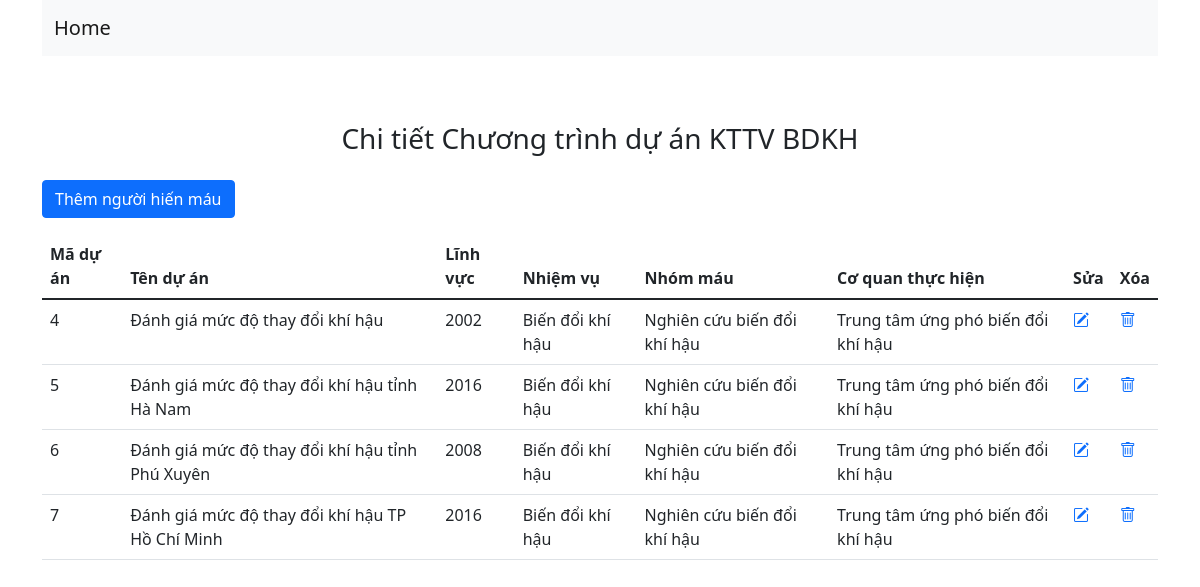
The page / on the database its author committed.
### tables this page shows
CREATE TABLE `duan` (
  `maduan` int(20) UNSIGNED NOT NULL,
  `tenduan` varchar(255) NOT NULL,
  `namthuchien` int(4) NOT NULL,
  `linhvuc` varchar(50) NOT NULL,
  `nhiemvu` varchar(50) NOT NULL,
  `coquanthuchien` varchar(50) NOT NULL
);

### src/controller/DuanController.php (called while the page is built, shortened)
<?php
require_once 'model/DuanModel.php';
class DuanController{
    function index(){
        $daModal = new DuanModal();
        $dan = $daModal->getAllDA();
        require_once 'view/Duan/index.php';
    }
}
?>

### src/index.php (called while the page is built, shortened)
<?php
    $action     = isset($_GET['action']) ? $_GET['action'] : 'index';
    $object = new $classController();
    $object->$action();
?>

### src/model/DuanModel.php (called while the page is built, shortened)
<?php
class DuanModal{
    public function getAllDA(){
        $conn = $this->connectDb();
        $sql = "SELECT * FROM duan";
        $result = mysqli_query($conn, $sql);
        $arr_da = [];
        if(mysqli_num_rows($result)>0){
            $arr_da = mysqli_fetch_all($result, MYSQLI_ASSOC);
        }
        return $arr_da;
    }
    public function connectDb() {
        $connection = mysqli_connect(DB_HOST, DB_USERNAME, DB_PASSWORD, DB_NAME);
        return $connection;
    }
}
?>

### src/view/Duan/index.php (the view, shortened to what this page needs)
<?php
require 'view/template/header.php';
?>
<main>
    <div class="container">
        <div class="row">
            <div class="">
            </div>
            <div class="col-md-12 d-flex justify-content-center mb-3">
                <h3>Chi tiết Chương trình dự án KTTV BDKH</h3>
            </div>
            <div class="col-md-12 mb-3">
                <a href="index.php?controller=duan&action=add"><button class="btn btn-primary">Thêm người hiến máu</button></a>
            </div>
            <div class="col-md-12">
                <table class="table">
                    <thead>
                        <tr>
                            <th scope="col">Mã dự án</th>
                            <th scope="col">Tên dự án</th>
                            <th scope="col">Lĩnh vực</th>
                            <th scope="col">Nhiệm vụ</th>
                            <th scope="col">Nhóm máu</th>
                            <th scope="col">Cơ quan thực hiện</th>
                            <th scope="col">Sửa</th>
                            <th scope="col">Xóa</th>
                        </tr>
                    </thead>
                    <tbody>
                        <?php
                        foreach ($dan as $da) {
                            $urlEdit =
                            "index.php?controller=duan&action=edit&daid=" . $da['maduan'];
                            $urlDelete =
                            "index.php?controller=duan&action=delete&daid=" . $da['maduan'];
                        ?>
                            <tr>
                                <td><?php echo $da['maduan'] ?></td>
                                <td><?php echo $da['tenduan'] ?></td>
                                <td><?php echo $da['namthuchien'] ?></td>
                                <td><?php echo $da['linhvuc'] ?></td>
                                <td><?php echo $da['nhiemvu'] ?></td>
                                <td><?php echo $da['coquanthuchien'] ?></td>
                                <td><a href="<?php echo $urlEdit ?>"><i class="bi bi-pencil-square"></i></a></td>
                                <td><a onclick="return confirm('Bạn chắc chắn muốn xóa?')" href="<?php echo $urlDelete ?>"><i class="bi bi-trash"></i></a></td>
                            </tr>
                        <?php
                        }
                        ?>
                    </tbody>
                </table>
            </div>
        </div>
    </div>
</main>

### src/view/template/header.php (shortened to what this page needs)
<!DOCTYPE html>
<html lang="en">
<head>
    <link href="https://cdn.jsdelivr.net/npm/bootstrap@5.1.3/dist/css/bootstrap.min.css" rel="stylesheet">
    <link rel="stylesheet" href="https://cdn.jsdelivr.net/npm/bootstrap-icons@1.7.2/font/bootstrap-icons.css">
</head>
<body style="background-color: #fff;">
    <div class="container mb-5">
        <nav class="navbar navbar-expand-lg navbar-light bg-light">
            <div class="container-fluid">
                <a class="navbar-brand" href="index.php">Home</a>
            </div>
        </nav>
    </div>

### rows shown on the page
duan: maduan "4", tenduan "Đánh giá mức độ thay đổi khí hậu", namthuchien "2002", linhvuc "Biến đổi khí hậu", nhiemvu "Nghiên cứu biến đổi khí hậu", coquanthuchien "Trung tâm ứng phó biến đổi khí hậu"
duan: maduan "5", tenduan "Đánh giá mức độ thay đổi khí hậu tỉnh Hà Nam", namthuchien "2016", linhvuc "Biến đổi khí hậu", nhiemvu "Nghiên cứu biến đổi khí hậu", coquanthuchien "Trung tâm ứng phó biến đổi khí hậu"
duan: maduan "6", tenduan "Đánh giá mức độ thay đổi khí hậu tỉnh Phú Xuyên", namthuchien "2008", linhvuc "Biến đổi khí hậu", nhiemvu "Nghiên cứu biến đổi khí hậu", coquanthuchien "Trung tâm ứng phó biến đổi khí hậu"
duan: maduan "7", tenduan "Đánh giá mức độ thay đổi khí hậu TP Hồ Chí Minh", namthuchien "2016", linhvuc "Biến đổi khí hậu", nhiemvu "Nghiên cứu biến đổi khí hậu", coquanthuchien "Trung tâm ứng phó biến đổi khí hậu"
